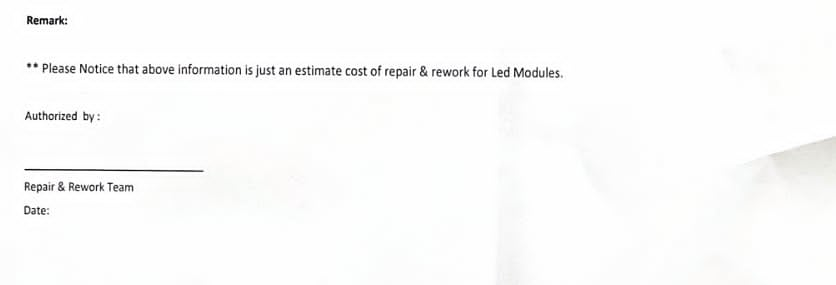
#> input picture assets/Remark.jpg, 836 x 285 px
$ python icon_tools.py --source assets/Remark.jpg
#> lines starting #> are read from the running program, lines starting #| are printed output that depends on the picture
#> in save_ico_from_png, img is the input picture: PIL image 836x285 RGB; mean R, G, B 250.6, 250.7, 250.5
from PIL import Image
import argparse
import os

ASSETS_DIR = os.path.join(os.path.dirname(__file__), 'assets')
APP_ICO = os.path.join(ASSETS_DIR, 'app.ico')


def remove_white_background_to_transparency(img: Image.Image, threshold: int = 250) -> Image.Image:
    """Convert near-white background to transparent.
    threshold: 0-255; pixels with all channels >= threshold become transparent.
    """
#> called with threshold = 250
    if img.mode != 'RGBA':
        img = img.convert('RGBA')
#> img: PIL image 836x285 RGBA
    datas = img.getdata()
    new_data = []
    for r, g, b, a in datas:
        if r >= threshold and g >= threshold and b >= threshold:
            new_data.append((r, g, b, 0))
        else:
            new_data.append((r, g, b, a))
#> this loop made 238260 passes
#> (r, g, b) on passes 1 to 3: (254, 254, 254), (254, 254, 254), (254, 254, 254)
#> after the loop, new_data = 238260 items
    img.putdata(new_data)
    return img


def save_ico_from_png(png_path: str, ico_path: str = APP_ICO) -> str:
    img = Image.open(png_path)
    img = remove_white_background_to_transparency(img)
    # ICO sizes commonly used
    sizes = [(16, 16), (32, 32), (48, 48), (64, 64), (128, 128), (256, 256)]
    # Ensure square by padding transparent if needed
    w, h = img.size
#> w = 836; h = 285
    if w != h:
        side = max(w, h)
#> side = 836
        canvas = Image.new('RGBA', (side, side), (255, 255, 255, 0))
        canvas.paste(img, ((side - w) // 2, (side - h) // 2))
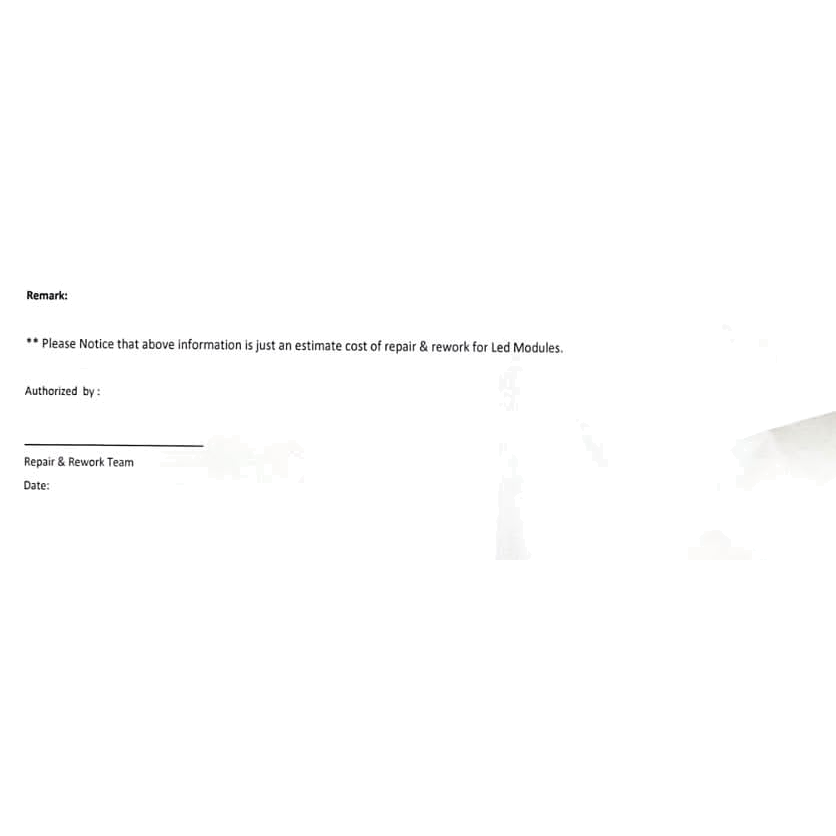
#> canvas: PIL image 836x836 RGBA; mean R, G, B, A 253.5, 253.5, 253.5, 7.8; transparent parts drawn white
        img = canvas
    img.save(ico_path, sizes=sizes)
    return ico_path


def main():
    parser = argparse.ArgumentParser(description='Build app.ico from a source PNG, removing white background.')
    parser.add_argument('--source', required=True, help='Path to source PNG (e.g., assets/logo_source.png)')
    parser.add_argument('--out', default=APP_ICO, help='Output .ico path (default assets/app.ico)')
    args = parser.parse_args()
    os.makedirs(ASSETS_DIR, exist_ok=True)
    out = save_ico_from_png(args.source, args.out)
    print(f'Icon saved to: {out}')


if __name__ == '__main__':
    main()
